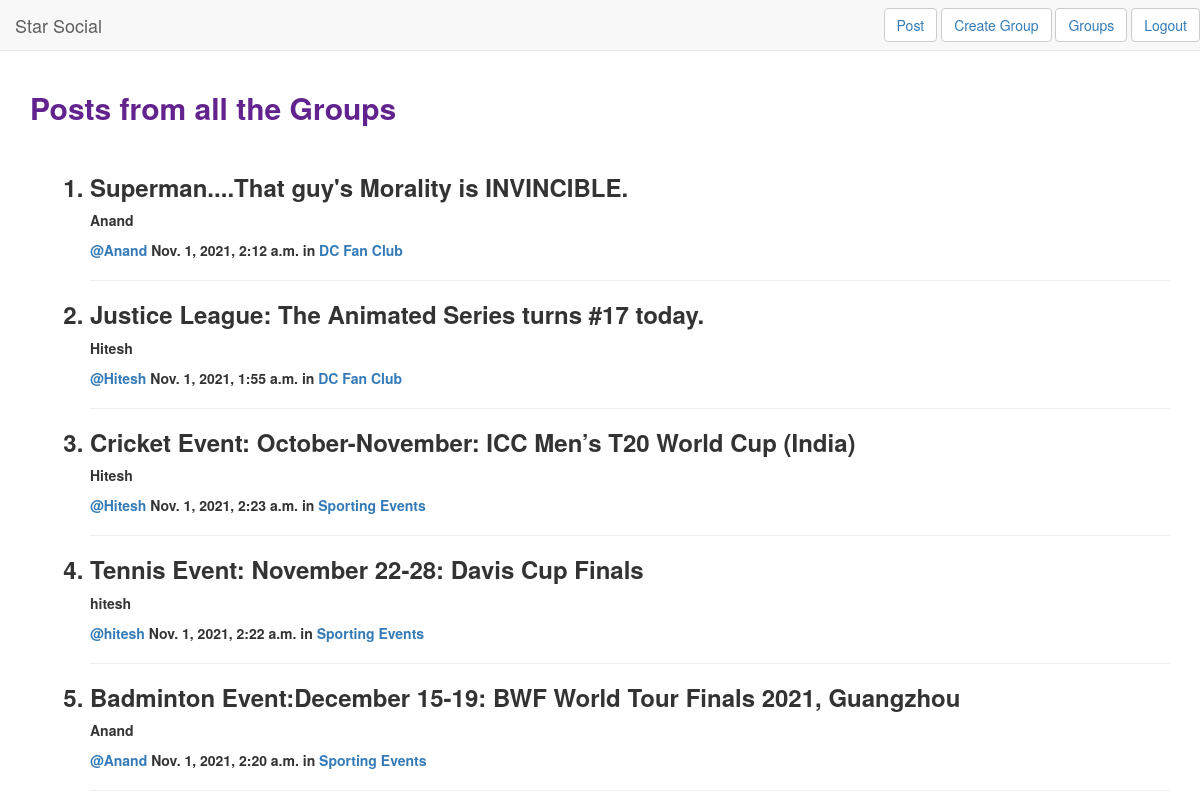
The page /signlog/grouppost/ (signed in) on the database its author committed.
### signlog/models.py (models this page shows, shortened)
class Post(models.Model):
    Message = models.CharField(max_length=256)
    Group = models.ForeignKey(Groups, related_name='posts',on_delete=models.CASCADE)
    created_by= models.CharField(max_length=100,default=",")
    dt=models.DateTimeField(default=datetime.now, blank=True)
    class Meta:
        ordering = ('-dt',)

class Groups(models.Model):
    name = models.CharField(max_length=256)
    desc = models.TextField()
    cjoin = models.IntegerField(default=0)
    tf = models.BooleanField(default=False)
    cpost=models.IntegerField(default=0)
    usrname=models.CharField(max_length=256,default=',')
    usrrname=models.CharField(max_length=256,default=',')

### signlog/views.py (the view)
class GroupPost(LoginRequiredMixin, ListView):
    login_url = '/signlog/log/'
    redirect_field_name = 'login'
    context_object_name = 'grouppost'
    model = models.Groups
    template_name = 'signlog/grouppost.html'

### signlog/templates/signlog/grouppost.html
{% extends 'group/gpbase.html' %}
{% block body_block %}
<h2 style="font-weight: 900; color: rgb(99, 35, 142);" >Posts from all the Groups</h2>
<br>
<ol style="margin-left: 20px;">
{% for group in grouppost %}
{% for post in group.posts.all %}
<h3 style="font-weight: 600;"><li>{{post.Message}}</li></h3>
<p style="font-weight: 600;">{{post.created_by}}</p>
<p style="font-weight: 600;"><a href="{% url 'signlog:postlist' pk=post.pk %}">@{{post.created_by}}</a> {{post.dt}} in
    <a href="{% url 'signlog:groupdetail' pk=post.Group.pk %}">{{post.Group.name}}</a></p>
<hr>
{%endfor%}
{%endfor%}
</ol>
{% endblock %}

### signlog/templates/group/gpbase.html (shortened to what this page needs)
<!DOCTYPE html>
<html lang="en">
<head>
    <link rel="stylesheet" href="https://maxcdn.bootstrapcdn.com/bootstrap/3.3.7/css/bootstrap.min.css">
</head>
<body>
   <div class="navbar navbar-default navbar-static-top text-right">
      <a class="navbar-brand" href="{% url 'signlog:ghome' %}">Star Social</a>
        <button type="button" class="btn btn-default navbar-btn"><a href="{% url 'signlog:createpost'%}">Post</a></button>
        <button type="button" class="btn btn-default navbar-btn"><a href="{% url 'signlog:groups' %}">Create Group</a></button>
        <button type="button" class="btn btn-default navbar-btn"><a href="{% url 'signlog:grp2' %}">Groups</a></button>
        <button type="button" class="btn btn-default navbar-btn"><a href="{% url 'signlog:logout' %}">Logout</a></button>
    </div>
   <div class="container text-bottom">
    {% block body_block %}
    {% endblock %}
  </div>
</body>
</html>

### rows shown on the page
Post: Message "Superman....That guy's Morality is INVINCIBLE.", created_by "Anand", dt "Nov. 1, 2021, 2:12 a.m.", Group.name "DC Fan Club"
Post: Message "Justice League: The Animated Series turns #17 today.", created_by "Hitesh", dt "Nov. 1, 2021, 1:55 a.m.", Group.name "DC Fan Club"
Post: Message "Cricket Event: October-November: ICC Men’s T20 World Cup (India)", created_by "Hitesh", dt "Nov. 1, 2021, 2:23 a.m.", Group.name "Sporting Events"
Post: Message "Tennis Event: November 22-28: Davis Cup Finals", created_by "hitesh", dt "Nov. 1, 2021, 2:22 a.m.", Group.name "Sporting Events"
Post: Message "Badminton Event:December 15-19: BWF World Tour Finals 2021, Guangzhou", created_by "Anand", dt "Nov. 1, 2021, 2:20 a.m.", Group.name "Sporting Events"
